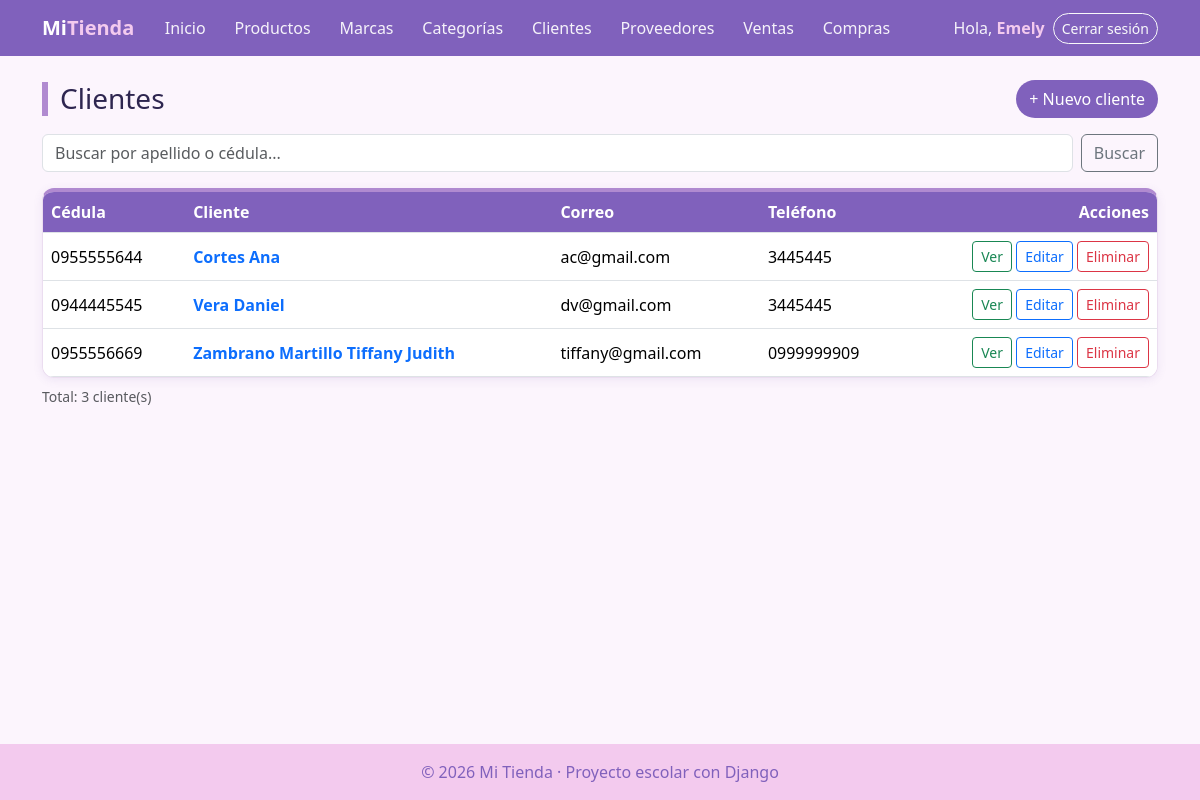
Page /facturacion/clientes/ (signed in) on the committed database.
### facturacion/models.py (models this page shows)
class ModeloBase(models.Model):
    user = models.ForeignKey(                    # 1:N con User: un usuario registra muchos registros
        User,
        on_delete=models.SET_NULL,               # Si borran al usuario, el registro se queda con user vacío
        null=True,                               # SET_NULL necesita que la columna acepte NULL
        blank=True,
        editable=False,                          # No aparece en formularios: lo llena la VISTA, no la persona
        related_name="%(class)s_registrados",    # %(class)s = nombre del modelo → user.producto_registrados
        verbose_name="Registrado por",
    )
    fecha_creacion = models.DateTimeField("Fecha de creación", auto_now_add=True)   # Se llena sola al CREAR
    fecha_modificacion = models.DateTimeField("Última modificación", auto_now=True) # Se actualiza sola en CADA save()
    class Meta:
        abstract = True                          # ← LA CLAVE: modelo "molde", sin tabla propia

class Cliente(ModeloBase):
    cedula = models.CharField("Cédula", max_length=10, unique=True)
    nombres = models.CharField(max_length=80)
    apellidos = models.CharField(max_length=80)
    email = models.EmailField("Correo", blank=True)
    telefono = models.CharField("Teléfono", max_length=15, blank=True)
    direccion = models.CharField("Dirección", max_length=200, blank=True)
    class Meta:
        verbose_name = "Cliente"
        verbose_name_plural = "Clientes"
        ordering = ["apellidos", "nombres"]
    def __str__(self):
        return f"{self.apellidos} {self.nombres}"

### facturacion/views.py (the view)
# urls.py: path("clientes/", views.ClienteListView.as_view(), name="cliente_lista"),
class ClienteListView(LoginRequiredMixin, ListView):       # LISTAR
    model = Cliente
    template_name = "facturacion/cliente_lista.html"
    context_object_name = "clientes"
    paginate_by = 5
    extra_context = {"titulo": "Clientes"}
    def get_queryset(self):
        clientes = super().get_queryset()
        q = self.request.GET.get("q", "")
        if q:   # Q(...) | Q(...) = OR: por apellido O por cédula
            clientes = clientes.filter(Q(apellidos__icontains=q) | Q(cedula__icontains=q))
        return clientes
    def get_context_data(self, **kwargs):
        contexto = super().get_context_data(**kwargs)
        contexto["q"] = self.request.GET.get("q", "")
        return contexto

### facturacion/templates/facturacion/cliente_lista.html (shortened to what this page needs)
{% extends "base.html" %}
{% block contenido %}
<div class="d-flex justify-content-between align-items-center flex-wrap gap-2 mb-3">
    <h1 class="h3 titulo-pagina m-0">{{ titulo }}</h1>
    <a href="{% url 'facturacion:cliente_crear' %}" class="btn btn-verde">+ Nuevo cliente</a>
</div>
<form method="get" class="d-flex gap-2 mb-3">
    <input type="text" name="q" value="{{ q }}" class="form-control" placeholder="Buscar por apellido o cédula...">
    <button type="submit" class="btn btn-outline-secondary">Buscar</button>
</form>
<div class="tarjeta p-0 table-responsive">
    <table class="table table-hover align-middle m-0">
        <thead><tr><th>Cédula</th><th>Cliente</th><th>Correo</th><th>Teléfono</th><th class="text-end">Acciones</th></tr></thead>
        <tbody>
            {% for cliente in clientes %}
            <tr>
                <td>{{ cliente.cedula }}</td>
                <td><a href="{% url 'facturacion:cliente_detalle' cliente.pk %}" class="fw-semibold text-decoration-none">{{ cliente }}</a></td>
                <td>{{ cliente.email|default:"—" }}</td>
                <td>{{ cliente.telefono|default:"—" }}</td>
                <td class="text-end text-nowrap">
                    <a href="{% url 'facturacion:cliente_detalle' cliente.pk %}" class="btn btn-sm btn-outline-success">Ver</a>
                    <a href="{% url 'facturacion:cliente_editar' cliente.pk %}" class="btn btn-sm btn-outline-primary">Editar</a>
                    <a href="{% url 'facturacion:cliente_eliminar' cliente.pk %}" class="btn btn-sm btn-outline-danger">Eliminar</a>
                </td>
            </tr>
            {% empty %}
            <tr><td colspan="5" class="text-center text-muted py-4">No hay clientes.</td></tr>
            {% endfor %}
        </tbody>
    </table>
</div>
<p class="text-muted small mt-2">Total: {{ page_obj.paginator.count }} cliente(s)</p>
{% endblock %}

### templates/base.html (shortened to what this page needs)
{% load static %}
<!DOCTYPE html>
<html lang="es">
<head>
    <link href="https://cdn.jsdelivr.net/npm/bootstrap@5.3.3/dist/css/bootstrap.min.css" rel="stylesheet">
    <link rel="stylesheet" href="{% static 'css/estilos.css' %}?v=5">
</head>
<body>
    <nav class="navbar navbar-expand-lg navbar-dark barra">
        <div class="container">
            <a class="navbar-brand fw-bold" href="{% url 'home' %}">Mi<span class="text-warning">Tienda</span></a>
            <div class="collapse navbar-collapse" id="menu">
                <ul class="navbar-nav me-auto">
                    <li class="nav-item"><a class="nav-link" href="{% url 'home' %}">Inicio</a></li>
                    {% if user.is_authenticated %}
                        <li class="nav-item"><a class="nav-link" href="{% url 'facturacion:producto_lista' %}">Productos</a></li>
                        <li class="nav-item"><a class="nav-link" href="{% url 'facturacion:marca_lista' %}">Marcas</a></li>
                        <li class="nav-item"><a class="nav-link" href="{% url 'facturacion:categoria_lista' %}">Categorías</a></li>
                        <li class="nav-item"><a class="nav-link" href="{% url 'facturacion:cliente_lista' %}">Clientes</a></li>
                        <li class="nav-item"><a class="nav-link" href="{% url 'facturacion:proveedor_lista' %}">Proveedores</a></li>
                        <li class="nav-item"><a class="nav-link" href="{% url 'facturacion:venta_lista' %}">Ventas</a></li>
                        <li class="nav-item"><a class="nav-link" href="{% url 'facturacion:compra_lista' %}">Compras</a></li>
                    {% endif %}
                </ul>
                <ul class="navbar-nav align-items-lg-center gap-2">
                    {% if user.is_authenticated %}
                        <li class="nav-item navbar-text">Hola, <a href="{% url 'facturacion:mi_perfil' %}" class="text-warning fw-bold text-decoration-none">{{ user.username }}</a></li>
                        <li class="nav-item">
                            <form method="post" action="{% url 'logout' %}" class="m-0">
                                <button type="submit" class="btn btn-sm btn-outline-light">Cerrar sesión</button>
                            </form>
                        </li>
                    {% else %}
                        <li class="nav-item"><a class="nav-link" href="{% url 'login' %}">Ingresar</a></li>
                        <li class="nav-item"><a class="btn btn-sm btn-warning" href="{% url 'registro' %}">Crear cuenta</a></li>
                    {% endif %}
                </ul>
            </div>
        </div>
    </nav>
    <main class="container py-4">
        {% block contenido %}{% endblock %}
    </main>
    <footer class="pie text-center py-3">© 2026 Mi Tienda · Proyecto escolar con Django</footer>
</body>
</html>

### static/css/estilos.css (style rules this page uses)
:root { --acento: #8061bc; --acento-claro: #8566BE; --rosa: #F3CAEE; --azul: #8E9BD8; --morado: #B08AD0; --fondo: #FCF5FD; --texto: #2E2650; --borde: #EBDDF0; }
body { background-color: var(--fondo); color: var(--texto); min-height: 100vh; display: flex; flex-direction: column; }
main { flex: 1; }
.barra { background-color: var(--acento); }
.barra .text-warning { color: var(--rosa) !important; }
.titulo-pagina { border-left: 6px solid var(--morado); padding-left: 12px; }
.tarjeta { background: white; border: 1px solid var(--borde); border-radius: 12px; padding: 24px; box-shadow: 0 2px 10px rgba(107, 79, 163, .10); }
.table thead th { background-color: var(--acento); color: white; }
.btn-verde { background-color: var(--acento); color: white; border-radius: 999px; }
.pie { background-color: var(--rosa); color: var(--acento); }
.table td, .table th { vertical-align: middle; }
.barra .navbar-nav .nav-link { color: rgba(255, 255, 255, .92); border-radius: 999px; padding: .4rem .9rem; transition: background .2s; }
.barra .navbar-text { color: rgba(255, 255, 255, .92); }
.barra .btn-outline-light { border-radius: 999px; }
.tarjeta { border-top: 4px solid var(--morado); }

### rows in the picture
Cliente: cedula "0955555644", apellidos+nombres "Cortes Ana", email "ac@gmail.com", telefono "3445445"
Cliente: cedula "0944445545", apellidos+nombres "Vera Daniel", email "dv@gmail.com", telefono "3445445"
Cliente: cedula "0955556669", apellidos+nombres "Zambrano Martillo Tiffany Judith", email "tiffany@gmail.com", telefono "0999999909"

### other values in the picture
{{ user.username }} "Emely"
{{ titulo }} "Clientes"
{{ page_obj.paginator.count }} "3"
